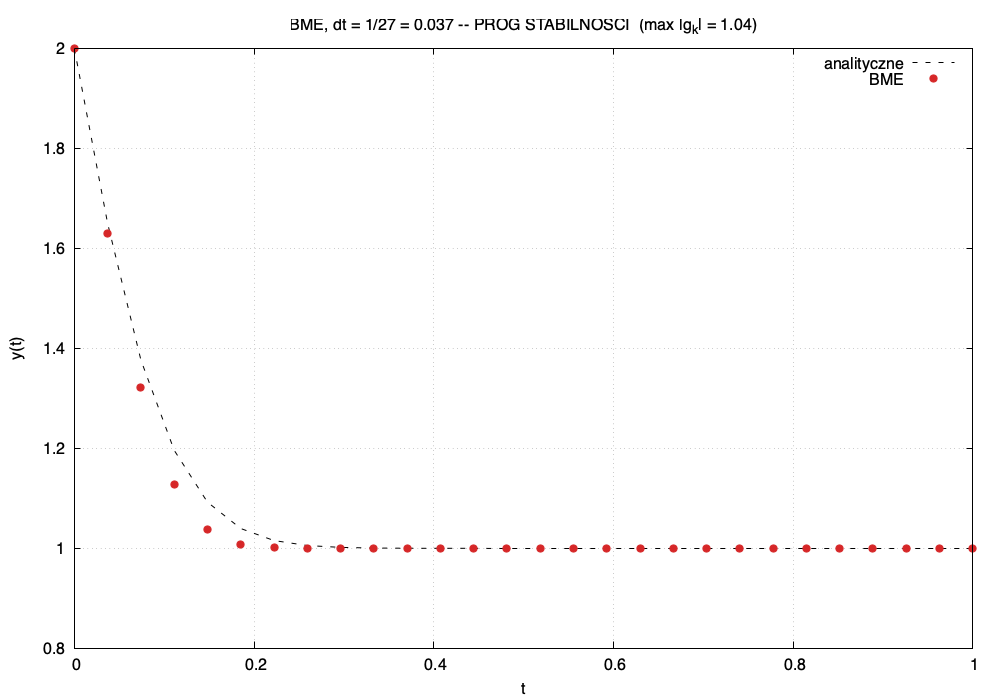

Generate this figure with gnuplot:
set terminal pngcairo size 1000,700 font "sans,12"
set output "bme_graniczne.png"
set title  "BME, dt = 1/27 = 0.037 -- PROG STABILNOSCI  (max |g_k| = 1.04)"
set xlabel "t"
set ylabel "y(t)"
set xrange [0:1]
set grid
set key top right
plot "bme_graniczne.dat" u 1:2 w l  lw 1 dt 2 lc rgb "black"    t "analityczne", \
     ""                 u 1:3 w p  pt 7 ps 1.2 lc rgb "#d62728" t "BME"
